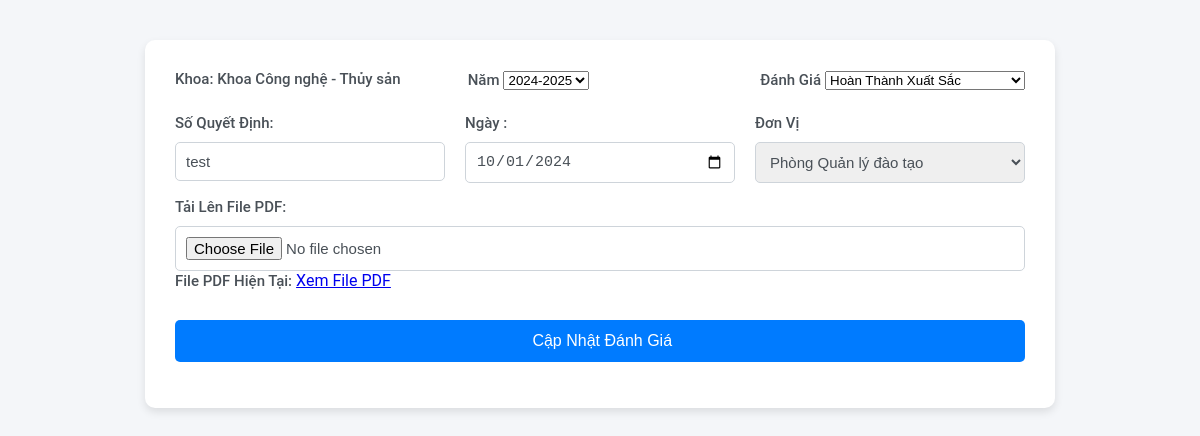
Screenshot of /Admin/danhgiaTTsua.php?id=221 with the database file from the repository.
### tables this page shows
CREATE TABLE `khoa` (
  `MaKhoa` int(20) NOT NULL,
  `TenKhoa` varchar(50) NOT NULL,
  `MoTa` varchar(100) NOT NULL
);

CREATE TABLE `danhgiatt` (
  `MaDGTT` int(20) NOT NULL,
  `MaKhoa` int(20) NOT NULL,
  `SoQD` varchar(100) NOT NULL,
  `Manam` int(20) NOT NULL,
  `DanhGia` varchar(50) NOT NULL DEFAULT 'Chờ Đánh Giá',
  `Ngay` date NOT NULL,
  `DonVi` varchar(50) NOT NULL,
  `FilePDF` varchar(50) DEFAULT NULL
);

CREATE TABLE `nam` (
  `Manam` int(20) NOT NULL,
  `Nam` varchar(20) NOT NULL
);

### Admin/danhgiaTT.php (called while the page is built, shortened)
<?php
include('./Khoa.php');
include('./nam.php');
class DanhgiaTT {
    public static function laydgtt($conn, $id) {
        $sql = "SELECT * FROM danhgiatt WHERE MaDGTT = $id";
        $result = mysqli_query($conn, $sql);
        $danhgiatt_obj = new DanhgiaTT();
        $row = mysqli_fetch_assoc($result);
        $danhgiatt_obj->MaDGTT = $row["MaDGTT"];
        $danhgiatt_obj->MaKhoa = Khoa::layKhoa($conn, $row["MaKhoa"]);
        $danhgiatt_obj->SoQD = $row["SoQD"];
        $danhgiatt_obj->Manam = $row["Manam"];
        $danhgiatt_obj->DanhGia = $row["DanhGia"];
        $danhgiatt_obj->Ngay = $row["Ngay"];
        $danhgiatt_obj->DonVi = $row["DonVi"];
        $danhgiatt_obj->FilePDF = $row["FilePDF"];
        return $danhgiatt_obj;
    }
}
?>

### Admin/Khoa.php (called while the page is built, shortened)
<?php
class Khoa {
    public static function layDanhSach($conn) {
        $Dskhoa = array();
        $sql = "SELECT * FROM `khoa`";
        $result = $conn->query($sql);
        if ($result->num_rows > 0) {
            while ($row = $result->fetch_assoc()) {
                $Khoa_obj = new Khoa();
                $Khoa_obj->MaKhoa = $row["MaKhoa"];
                $Khoa_obj->TenKhoa = $row["TenKhoa"];
                $Khoa_obj->MoTa = $row["MoTa"];
                $Dskhoa[] = $Khoa_obj;
            }
        }
        return $Dskhoa;
    }
    public static function layKhoa($conn, $id) {
        $sql = "SELECT * FROM Khoa WHERE MaKhoa = $id";
        $result = mysqli_query($conn, $sql);
        $Khoa = new Khoa();
        if ($row = mysqli_fetch_assoc($result)) {
            $Khoa->MaKhoa = $row['MaKhoa'];
            $Khoa->TenKhoa = $row['TenKhoa'];
            $Khoa->MoTa = $row["MoTa"];
        }
        return $Khoa;
    }
}
?>

### Admin/nam.php (called while the page is built, shortened)
<?php
    class Nam {
        public static function layDanhSach($conn)
        {
            $Dsnam = array();
            $sql = "SELECT * FROM `nam`";
            $result = $conn->query($sql);
            if ($result->num_rows > 0) {
                while($row = $result->fetch_assoc()) {
                    $nam_obj = new Nam();
                    $nam_obj->Manam = $row["Manam"];
                    $nam_obj->Nam = $row["Nam"];
                    $Dsnam[] = $nam_obj;
                }
            }
            return $Dsnam;
        }
    }
?>

### Admin/danhgiaTTsua.php (the view, shortened to what this page needs)
<?php
    include('./danhgiaTT.php');
    if(isset($_POST["SoQD"])){
        $data = new DanhgiaTT();
        $data->MaDGTT = $_POST["MaDGTT"];
        $data->SoQD = $_POST["SoQD"];
        $data->DanhGia = $_POST["DanhGia"];
        $data->Manam = $_POST["Lnam"];
        $data->Ngay = $_POST["Ngay"];
        $data->DonVi = $_POST["Ldonvi"];
        if(isset($_FILES['file']) && $_FILES['file']['error'] == UPLOAD_ERR_OK) {
            $data->FilePDF = $_FILES['file'];
        } else {
            $data->FilePDF = null;
        }
        $data->Suadgtt($conn,$baseUrl);
    }else{
        $id = ($_GET["id"]);
        $data = new DanhgiaTT();
        $data  =  $data->laydgtt($conn,$id);
    }
?>
<?php
    $Lnam = Nam::layDanhSach($conn);
    $datakhoa = Khoa::layDanhSach($conn);
?>
<div class="container" >
<form method="post" enctype="multipart/form-data">
    <div class="form-group row">
        <div class="col">
            <label for="MaKhoa">Khoa: <?php echo $data->MaKhoa->TenKhoa ?></label>
        </div>
        <div class="col">
            <label >Năm</label>
            <select name="Lnam" id="Lnam">
                <?php foreach($Lnam as $L) { ?>
                    <option value="<?php echo $L->Manam; ?>" <?php echo ($L->Manam == $data->Manam) ? 'selected' : ''; ?>>
                        <?php echo $L->Nam; ?>
                    </option>
                <?php } ?>
            </select>
        </div>
        <div class="form-group">
            <label >Đánh Giá</label>
            <select name="DanhGia" id="DanhGia">
                <option value="Hoàn Thành Xuất Sắc" <?php echo ($data->DanhGia == 'Hoàn Thành Xuất Sắc') ? 'selected' : ''; ?>>Hoàn Thành Xuất Sắc</option>
            </select>
        </div>
    </div>
    <div class="form-group row">
        <div class="col">
            <label for="SoQD">Số Quyết Định: </label>
            <input type="text" class="form-control" id="SoQD" name="SoQD" value ='<?php echo $data->SoQD; ?>'>
        </div>
        <div class="col">
        <label for="Ngay">Ngày :</label>
        <input type="date" class="form-control" id="Ngay" name="Ngay" value="<?php echo $data->Ngay; ?>">
        </div>
        <div class="col">
            <label for="Ldonvi">Đơn Vị</label>
            <select class="form-control" name="Ldonvi" id="Ldonvi">
                <?php foreach($datakhoa as $L) { ?>
                    <option value="<?php echo $L->TenKhoa; ?>" <?php echo ($L->TenKhoa == $data->DonVi) ? 'selected' : ''; ?>>
                        <?php echo $L->TenKhoa; ?>
                    </option>
                <?php } ?>
            </select>
        </div>
    </div>
    <div class="form-group">
        <label for="FilePDF">Tải Lên File PDF:</label>
        <input type="file" class="form-control" id="FilePDF" name="FilePDF">
    </div>
    <?php if (!empty($data->FilePDF)) { ?>
        <div class="form-group">
            <label for="CurrentFilePDF">File PDF Hiện Tại:</label>
            <a href="<?php echo $data->FilePDF; ?>" target="_blank">Xem File PDF</a>
        </div>
    <?php } ?>
    <div class="form-group">
        <input type="submit" class="form-control" value=" Cập Nhật Đánh Giá"/>
    </div>
</form>
</div>

### Admin/danhgiaTTsua.php (style rules this page uses)
.container { max-width: 850px; margin: 40px auto; padding: 30px; background-color: #ffffff; border-radius: 10px; box-shadow: 0 4px 8px rgba(0, 0, 0, 0.1); }
.form-group label { font-weight: 500; margin-bottom: 10px; display: inline-block; font-size: 15px; }
.form-control { width: 100%; padding: 10px; border: 1px solid #ced4da; border-radius: 5px; font-size: 15px; color: #495057; }
.form-group.row { display: flex; gap: 20px; margin-bottom: 15px; }
.form-group.row .col { flex: 1; min-width: 200px; }
.form-control[type="submit"] { background-color: #007bff; color: #ffffff; border: none; padding: 12px; font-size: 16px; border-radius: 5px; cursor: pointer; margin-top: 20px; }

### rows the page displays
khoa: TenKhoa "Khoa Công nghệ - Thủy sản"
danhgiatt: Lnam "2024-2025", DanhGia "Hoàn Thành Xuất Sắc", SoQD "test", Ngay "10/01/2024", Ldonvi "Phòng Quản lý đào tạo"
